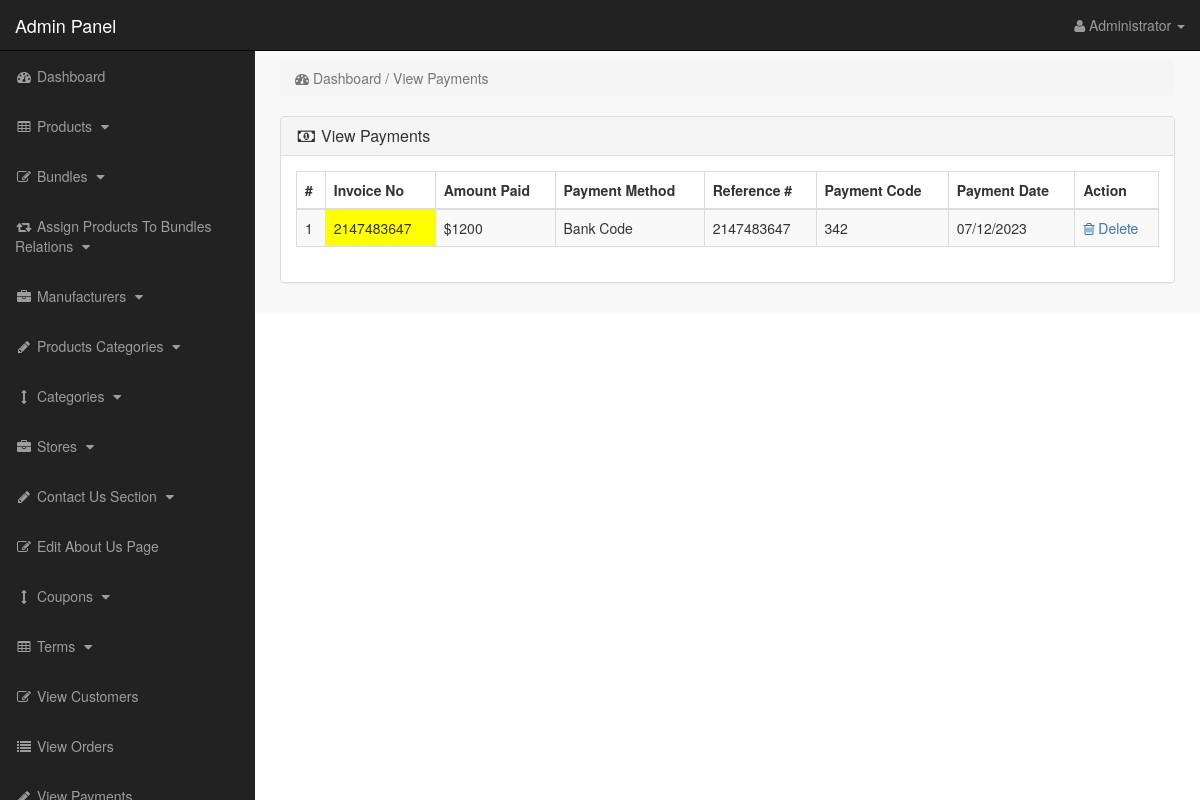
The app's page /admin_area/index.php?view_payments (signed in) with its own data.
### tables this page shows
CREATE TABLE `payments` (
  `payment_id` int(10) NOT NULL,
  `invoice_no` int(10) NOT NULL,
  `amount` int(10) NOT NULL,
  `payment_mode` text NOT NULL,
  `ref_no` int(10) NOT NULL,
  `code` int(10) NOT NULL,
  `payment_date` text NOT NULL
);

### admin_area/view_payments.php (the view)
<?php
if(!isset($_SESSION['admin_email'])){
echo "<script>window.open('login.php','_self')</script>";
}
else {
?>
<div class="row">
<div class="col-lg-12">
<ol class="breadcrumb">
<li class="active">
<i class="fa fa-dashboard"></i> Dashboard / View Payments
</li>
</ol>
</div>
</div>
<div class="row">
<div class="col-lg-12">
<div class="panel panel-default">
<div class="panel-heading">
<h3 class="panel-title">
<i class="fa fa-money fa-fw"> </i> View Payments
</h3>
</div>
<div class="panel-body">
<div class="table-responsive">
<table class="table table-hover table-bordered table-striped">
<thead>
<tr>
<th>#</th>
<th>Invoice No</th>
<th>Amount Paid</th>
<th>Payment Method</th>
<th>Reference #</th>
<th>Payment Code</th>
<th>Payment Date</th>
<th>Action</th>
</tr>
</thead>
<tbody>
<?php
$i = 0;
$get_payments = "select * from payments";
$run_payments = mysqli_query($con,$get_payments);
while($row_payments = mysqli_fetch_array($run_payments)){
$payment_id = $row_payments['payment_id'];
$invoice_no = $row_payments['invoice_no'];
$amount = $row_payments['amount'];
$payment_mode = $row_payments['payment_mode'];
$ref_no = $row_payments['ref_no'];
$code = $row_payments['code'];
$payment_date = $row_payments['payment_date'];
$i++;
?>
<tr>
<td><?php echo $i; ?></td>
<td bgcolor="yellow" ><?php echo $invoice_no; ?></td>
<td>$<?php echo $amount; ?></td>
<td><?php echo $payment_mode; ?></td>
<td><?php echo $ref_no; ?></td>
<td><?php echo $code; ?></td>
<td><?php echo $payment_date; ?></td>
<td>
<a href="index.php?payment_delete=<?php echo $payment_id; ?>" >
<i class="fa fa-trash-o" ></i> Delete
</a>
</td>
</tr>
<?php } ?>
</tbody>
</table>
</div>
</div>
</div>
</div>
</div>
<?php } ?>

### admin_area/includes/sidebar.php (shortened to what this page needs)
<?php
if(!isset($_SESSION['admin_email'])){
echo "<script>window.open('login.php','_self')</script>";
}
else {
?>
<nav class="navbar navbar-inverse navbar-fixed-top" >
<div class="navbar-header" >
<a class="navbar-brand" href="index.php?dashboard" >Admin Panel</a>
</div>
<ul class="nav navbar-right top-nav" >
<li class="dropdown" >
<a href="#" class="dropdown-toggle" data-toggle="dropdown" >
<i class="fa fa-user" ></i>
<?php echo $admin_name; ?> <b class="caret" ></b>
</a>
</li>
</ul>
<div class="collapse navbar-collapse navbar-ex1-collapse">
<ul class="nav navbar-nav side-nav">
<li>
<a href="index.php?dashboard">
<i class="fa fa-fw fa-dashboard"></i> Dashboard
</a>
</li>
<li>
<a href="#" data-toggle="collapse" data-target="#products">
<i class="fa fa-fw fa-table"></i> Products
<i class="fa fa-fw fa-caret-down"></i>
</a>
</li>
<li>
<a href="#" data-toggle="collapse" data-target="#bundles">
<i class="fa fa-fw fa-edit"></i> Bundles
<i class="fa fa-fw fa-caret-down"></i>
</a>
</li>
<li>
<a href="#" data-toggle="collapse" data-target="#relations">
<i class="fa fa-fw fa-retweet"></i> Assign Products To Bundles Relations
<i class="fa fa-fw fa-caret-down"></i>
</a>
</li>
<li>
<a href="#" data-toggle="collapse" data-target="#manufacturers">
<i class="fa fa-fw fa-briefcase"></i> Manufacturers
<i class="fa fa-fw fa-caret-down"></i>
</a>
</li>
<li>
<a href="#" data-toggle="collapse" data-target="#p_cat">
<i class="fa fa-fw fa-pencil"></i> Products Categories
<i class="fa fa-fw fa-caret-down"></i>
</a>
</li>
<li>
<a href="#" data-toggle="collapse" data-target="#cat">
<i class="fa fa-fw fa-arrows-v"></i> Categories
<i class="fa fa-fw fa-caret-down"></i>
</a>
</li>
<li>
<a href="#" data-toggle="collapse" data-target="#store">
<i class="fa fa-fw fa-briefcase"></i> Stores
<i class="fa fa-fw fa-caret-down"></i>
</a>
</li>
<li>
<a href="#" data-toggle="collapse" data-target="#contact_us">
<i class="fa fa-fw fa-pencil"> </i> Contact Us Section
<i class="fa fa-fw fa-caret-down"></i>
</a>
</li>
<li>
<a href="index.php?edit_about_us">
<i class="fa fa-fw fa-edit"></i> Edit About Us Page
</a>
</li>
<li>
<a href="#" data-toggle="collapse" data-target="#coupons">
<i class="fa fa-fw fa-arrows-v"></i> Coupons
<i class="fa fa-fw fa-caret-down"></i>
</a>
</li>
<li>
<a href="#" data-toggle="collapse" data-target="#terms" >
<i class="fa fa-fw fa-table"></i> Terms
<i class="fa fa-fw fa-caret-down"></i>
</a>
</li>
<li>
<a href="index.php?view_customers">
<i class="fa fa-fw fa-edit"></i> View Customers
</a>
</li>
<li>
<a href="index.php?view_orders">
<i class="fa fa-fw fa-list"></i> View Orders
</a>
</li>
<li>
<a href="index.php?view_payments">
<i class="fa fa-fw fa-pencil"></i> View Payments
</a>
</li>
</ul>
</div>
</nav>
<?php } ?>

### admin_area/css/style.css (style rules this page uses)
body { margin-top:100px; }
@media (min-width: 768px) { body { margin-top:50px; } }
.top-nav { padding:0 15px; }
.top-nav>li { display:inline-block; float:left; }
.top-nav>li>a { padding-top:15px; padding-bottom:15px; line-height:20px; color:#999; }
@media (min-width: 768px) { .side-nav { position:fixed; top:51px; width:255px; border-radius:0; overflow-y:auto; background-color: #222; bottom:0; overflow-x:hidden; padding-bottom:40px; } }
@media (min-width: 768px) { .side-nav>li>a { width:255px; } }
.panel-body { border-radius:5px; }

### records on screen
payments: invoice_no "2147483647", amount "1200", payment_mode "Bank Code", ref_no "2147483647", code "342", payment_date "07/12/2023"

### other values on screen
$admin_name "Administrator"
